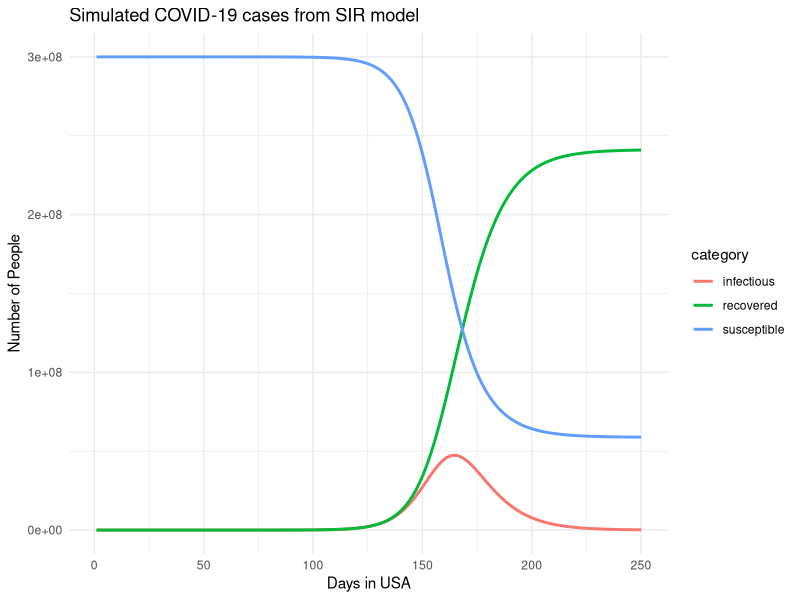
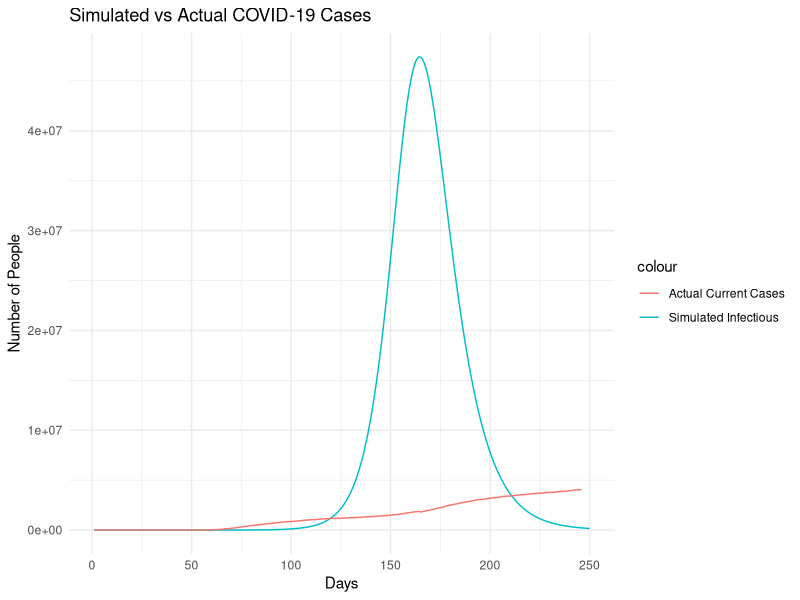

R code for these plots, in order:
## ---- chunk 1
# DO NOT ALTER THIS CHUNK
knitr::opts_chunk$set(
  echo = TRUE,
  eval = TRUE,
  fig.width = 5,
  fig.asp = 0.618,
  dpi = 120,
  fig.align = "center",
  cache = FALSE
)
# Load required packages
suppressPackageStartupMessages(library(tidyverse))
suppressPackageStartupMessages(library(scales))
covid_real <- read_csv("covid_counts.csv")
## ---- chunk 2
days_range <- 1:250
## ---- chunk 3
susceptible <- 300000000
infectious  <- 1
recovered   <- 0
## ---- chunk 4
beta  <- 0.25
gamma <- 0.125
N     <- 300000001

for(day in 2:250){
  susceptible[day] <- susceptible[day - 1] - (beta  * susceptible[day - 1] * infectious[day - 1]) / N
  infectious[day]  <- infectious[day - 1]  + (beta  * susceptible[day - 1] * infectious[day - 1]) / N - (gamma * infectious[day - 1])
  recovered[day]   <- recovered[day - 1]   + (gamma * infectious[day - 1])
}
## ---- chunk 5
library(tibble)

covid_sim <- tibble(
  day        = days_range,
  susceptible = susceptible,
  infectious  = infectious,
  recovered   = recovered
)
## ---- chunk 6
library(ggplot2)
library(tidyr)

covid_long <- covid_sim %>%
  pivot_longer(cols = c(susceptible, infectious, recovered),
               names_to = "category",
               values_to = "count")

ggplot(covid_long, aes(x = day, y = count, color = category)) +
  geom_line(size = 1) +
  labs(
    title = "Simulated COVID-19 cases from SIR model",
    x = "Days in USA",
    y = "Number of People"
  ) +
  theme_minimal()
## ---- chunk 7
library(ggplot2)

ggplot() +
  geom_line(data = covid_sim, aes(x = day, y = infectious, color = "Simulated Infectious")) +
  geom_line(data = covid_real, aes(x = days_in_country, y = current_cases, color = "Actual Current Cases")) +
  labs(
    title = "Simulated vs Actual COVID-19 Cases",
    x = "Days",
    y = "Number of People"
  ) +
  theme_minimal()
